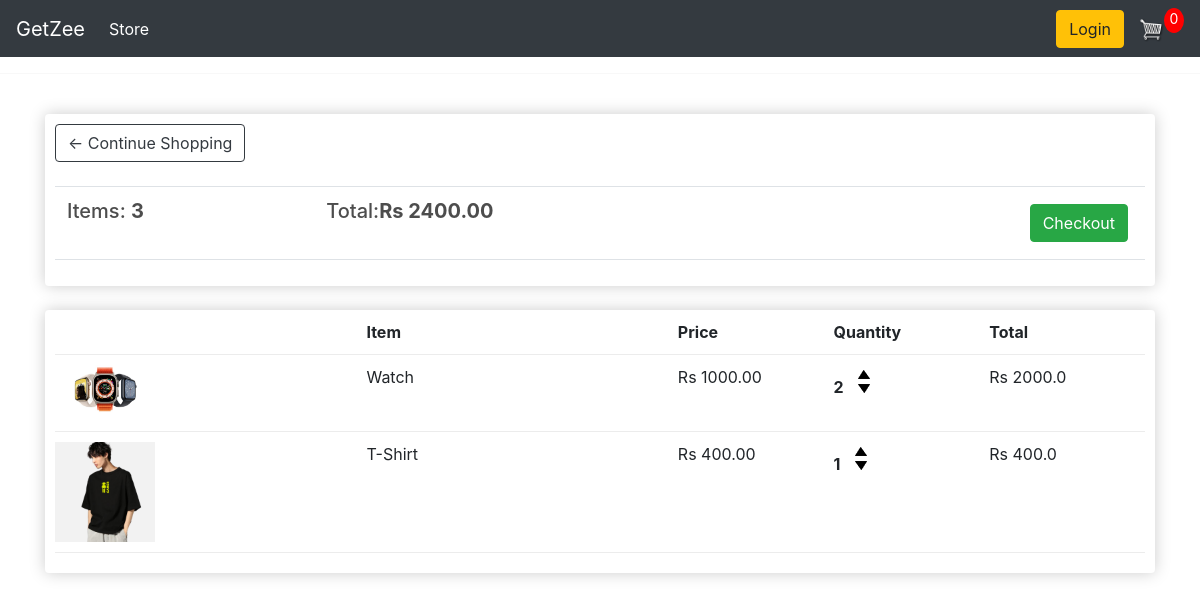
The app's page /cart (signed in) with its own data.
### ecomApp/models.py (models this page shows, shortened)
class Order(models.Model):
    customer = models.ForeignKey(Customer, on_delete=models.SET_NULL, null=True, blank=True)
    date_ordered = models.DateField(auto_now_add=True)
    complete = models.BooleanField(default=False)
    transaction_id = models.CharField(max_length=100, null=True)
    @property
    def get_cart_total(self):
        orderitems = self.orderitem_set.all()
        total = sum([item.get_total for item in orderitems])
        return total
    @property
    def get_cart_items(self):
        orderitems = self.orderitem_set.all()
        total = sum([item.quantity for item in orderitems])
        return total

class OrderItem(models.Model):
    product = models.ForeignKey(Product, on_delete=models.SET_NULL, null=True)
    order = models.ForeignKey(Order, on_delete=models.SET_NULL, null=True)
    quantity = models.IntegerField(default=0, null=True, blank=True)
    date_added = models.DateTimeField(auto_now_add=True)
    @property
    def get_total(self):
        total = self.product.price * self.quantity
        return total

class Product(models.Model):
    name = models.CharField(max_length=200)
    price = models.FloatField()
    digital = models.BooleanField(default=False, null=True, blank=True)
    image = models.ImageField(null=True, blank=True)
    @property
    def imageURL(self):
        try:
            url = self.image.url
        except:
            url = ''
        return url

### ecomApp/views.py (the view)
# urls.py: path('cart', views.cart, name='cart'),
def cart(request):
    if request.user.is_authenticated:
        customer = request.user.customer
        order, created = Order.objects.get_or_create(customer=customer, complete=False)
        items = order.orderitem_set.all()
    else:
        items = []
        order = {'get_cart_total':0, 'get_cart_items':0}
    context = {'items':items, 'order':order}
    return render(request, 'cart.html', context)

### templates/cart.html
{% extends 'main.html' %}
{% load static %}
{% block content %}
<div class="row">
	<div class="col-lg-12">
		<div class="box-element">
            <a  class="btn btn-outline-dark" href="{% url 'store' %}">&#x2190; Continue Shopping</a>
            <br>
            <br>
            <table class="table">
                <tr>
                    <th><h5>Items: <strong>{{order.get_cart_items}}</strong></h5></th>
                    <th><h5>Total:<strong>Rs {{order.get_cart_total|floatformat:2}}</strong></h5></th>
                    <th>
                        <a  style="float:right; margin:5px;" class="btn btn-success" href="{% url 'checkout' %}">Checkout</a>
                    </th>
                </tr>
            </table>
        </div>
		<br>
		<div class="box-element">
            <div class="cart-row">
                <div style="flex:2"></div>
                <div style="flex:2"><strong>Item</strong></div>
                <div style="flex:1"><strong>Price</strong></div>
                <div style="flex:1"><strong>Quantity</strong></div>
                <div style="flex:1"><strong>Total</strong></div>
            </div>
            {% for item in items %}
            <div class="cart-row">
                <div style="flex:2"><img class="row-image" src="{{item.product.imageURL}}"></div>
                <div style="flex:2"><p>{{item.product.name}}</p></div>
                <div style="flex:1"><p>Rs {{item.product.price|floatformat:2}}</p></div>
                <div style="flex:1">
                    <p class="quantity">{{item.quantity}}</p>
                    <div class="quantity">
                        <img class="chg-quantity" src="{% static  'images/arrow-up.png' %}">
                        <img class="chg-quantity" src="{% static  'images/arrow-down.png' %}">
                    </div>
                </div>
                <div style="flex:1"><p>Rs {{item.get_total}}</p></div>
            </div>
            {% endfor %}
	</div>
</div>
{% endblock content %}

### static/css/main1.css (style rules this page uses)
body { background-color: hsl(0, 0%, 98%); }
h1,h2,h3,h4,h5,h6 { color:hsl(0, 0%, 30%); }
.box-element { box-shadow:hsl(0, 0%, 80%) 0 0 16px; background-color: #fff; border-radius: 4px; padding: 10px; }
.col-lg-4, .col-lg-6, .col-lg-8, .col-lg-12 { margin-top: 10px; }
.btn { border-radius: 0; }
.row-image { width: 100px; }
.cart-row { display: flex; align-items: flex-stretch; padding-bottom: 10px; margin-bottom: 10px; border-bottom: 1px solid #ececec; }
.quantity { display: inline-block; font-weight: 700; padding-right:10px; }
.chg-quantity { width: 12px; cursor: pointer; display: block; margin-top: 5px; transition:.1s; }

### records on screen
Order: get_cart_items "3", get_cart_total "2400.00"
OrderItem: product.imageURL (picture), product.name "Watch", product.price "1000.00", quantity "2", get_total "2000.0"
OrderItem: product.imageURL (picture), product.name "T-Shirt", product.price "400.00", quantity "1", get_total "400.0"
